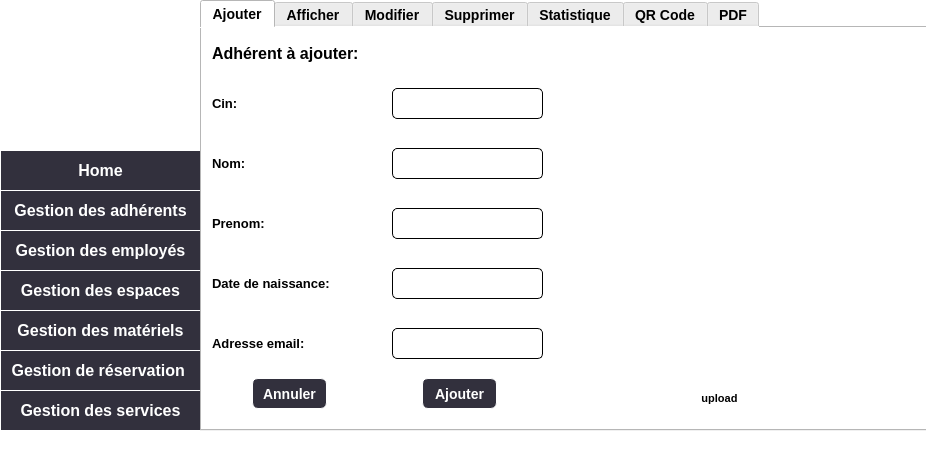
<?xml version="1.0" encoding="UTF-8"?>
<ui version="4.0">
 <class>MainWindow</class>
 <widget class="QMainWindow" name="MainWindow">
  <property name="geometry">
   <rect>
    <x>0</x>
    <y>0</y>
    <width>926</width>
    <height>470</height>
   </rect>
  </property>
  <property name="windowTitle">
   <string>MainWindow</string>
  </property>
  <property name="styleSheet">
   <string notr="true">background-color: rgb(255, 255, 255);</string>
  </property>
  <widget class="QWidget" name="centralwidget">
   <widget class="QPushButton" name="home">
    <property name="geometry">
     <rect>
      <x>0</x>
      <y>150</y>
      <width>201</width>
      <height>41</height>
     </rect>
    </property>
    <property name="cursor">
     <cursorShape>PointingHandCursor</cursorShape>
    </property>
    <property name="styleSheet">
     <string notr="true">#home {
    background-color: #32303D;
    border-style: outset;
	border-width: 1px;
    border-color: #ffffff;
    font: bold 16px;
	color:#ffffff;
	height:10px;
   	padding: 2px;
}</string>
    </property>
    <property name="text">
     <string>Home</string>
    </property>
   </widget>
   <widget class="QPushButton" name="gestion1">
    <property name="geometry">
     <rect>
      <x>0</x>
      <y>190</y>
      <width>201</width>
      <height>41</height>
     </rect>
    </property>
    <property name="cursor">
     <cursorShape>PointingHandCursor</cursorShape>
    </property>
    <property name="styleSheet">
     <string notr="true">#gestion1 {
    background-color: #32303D;
    border-style: outset;
	border-width: 1px;
    border-color: #ffffff;
    font: bold 16px;
	color:#ffffff;
	height:10px;
   	padding: 2px;
}</string>
    </property>
    <property name="text">
     <string>Gestion des adhérents</string>
    </property>
   </widget>
   <widget class="QPushButton" name="gestion2">
    <property name="geometry">
     <rect>
      <x>0</x>
      <y>230</y>
      <width>201</width>
      <height>41</height>
     </rect>
    </property>
    <property name="cursor">
     <cursorShape>PointingHandCursor</cursorShape>
    </property>
    <property name="styleSheet">
     <string notr="true">#gestion2 {
    background-color: #32303D;
    border-style: outset;
	border-width: 1px;
    border-color: #ffffff;
    font: bold 16px;
	color:#ffffff;
	height:10px;
   	padding: 2px;
}</string>
    </property>
    <property name="text">
     <string>Gestion des employés</string>
    </property>
   </widget>
   <widget class="QPushButton" name="gestion3">
    <property name="geometry">
     <rect>
      <x>0</x>
      <y>270</y>
      <width>201</width>
      <height>41</height>
     </rect>
    </property>
    <property name="cursor">
     <cursorShape>PointingHandCursor</cursorShape>
    </property>
    <property name="styleSheet">
     <string notr="true">#gestion3 {
    background-color: #32303D;
    border-style: outset;
	border-width: 1px;
    border-color: #ffffff;
    font: bold 16px;
	color:#ffffff;
	height:10px;
   	padding: 2px;
}</string>
    </property>
    <property name="text">
     <string>Gestion des espaces</string>
    </property>
   </widget>
   <widget class="QPushButton" name="gestion4">
    <property name="geometry">
     <rect>
      <x>0</x>
      <y>310</y>
      <width>201</width>
      <height>41</height>
     </rect>
    </property>
    <property name="cursor">
     <cursorShape>PointingHandCursor</cursorShape>
    </property>
    <property name="styleSheet">
     <string notr="true">#gestion4 {
    background-color: #32303D;
    border-style: outset;
	border-width: 1px;
    border-color: #ffffff;
    font: bold 16px;
	color:#ffffff;
	height:10px;
   	padding: 2px;
}</string>
    </property>
    <property name="text">
     <string>Gestion des matériels</string>
    </property>
   </widget>
   <widget class="QPushButton" name="gestion5">
    <property name="geometry">
     <rect>
      <x>0</x>
      <y>350</y>
      <width>201</width>
      <height>41</height>
     </rect>
    </property>
    <property name="cursor">
     <cursorShape>PointingHandCursor</cursorShape>
    </property>
    <property name="styleSheet">
     <string notr="true">#gestion5 {
    background-color: #32303D;
    border-style: outset;
	border-width: 1px;
    border-color: #ffffff;
    font: bold 16px;
	color:#ffffff;
	height:10px;
   	padding: 2px;
}</string>
    </property>
    <property name="text">
     <string>Gestion de réservation </string>
    </property>
   </widget>
   <widget class="QPushButton" name="gestion6">
    <property name="geometry">
     <rect>
      <x>0</x>
      <y>390</y>
      <width>201</width>
      <height>41</height>
     </rect>
    </property>
    <property name="cursor">
     <cursorShape>PointingHandCursor</cursorShape>
    </property>
    <property name="styleSheet">
     <string notr="true">#gestion6 {
    background-color: #32303D;
    border-style: outset;
	border-width: 1px;
    border-color: #ffffff;
    font: bold 16px;
	color:#ffffff;
	height:10px;
   	padding: 2px;
}</string>
    </property>
    <property name="text">
     <string>Gestion des services</string>
    </property>
   </widget>
   <widget class="QPushButton" name="logo">
    <property name="geometry">
     <rect>
      <x>-100</x>
      <y>-60</y>
      <width>361</width>
      <height>301</height>
     </rect>
    </property>
    <property name="styleSheet">
     <string notr="true">#logo {
background-color: transparent;
border-image: url(:/images/logo.png);
background: none;
border: none;
background-repeat: none;
}
</string>
    </property>
    <property name="text">
     <string/>
    </property>
   </widget>
   <widget class="QTabWidget" name="Buttons">
    <property name="geometry">
     <rect>
      <x>200</x>
      <y>0</y>
      <width>731</width>
      <height>431</height>
     </rect>
    </property>
    <property name="cursor">
     <cursorShape>ArrowCursor</cursorShape>
    </property>
    <property name="styleSheet">
     <string notr="true">#Buttons {
    font: bold 14px;
}</string>
    </property>
    <property name="currentIndex">
     <number>0</number>
    </property>
    <widget class="QWidget" name="Ajouter">
     <property name="styleSheet">
      <string notr="true">Ajouter {
    border-style: outset;
    border-width: 1px;
    border-color: #ffffff;
    font: bold 16px;
    color:#ffffff;
    height:10px;
       padding: 2px;
}</string>
     </property>
     <attribute name="title">
      <string>Ajouter</string>
     </attribute>
     <widget class="QPushButton" name="ajouter">
      <property name="geometry">
       <rect>
        <x>220</x>
        <y>350</y>
        <width>75</width>
        <height>31</height>
       </rect>
      </property>
      <property name="cursor">
       <cursorShape>PointingHandCursor</cursorShape>
      </property>
      <property name="styleSheet">
       <string notr="true">#ajouter{
    background-color: #32303D;
    border-style: outset;
    border-width: 1px;
    font: bold 14px;
    color:#ffffff;
    padding: 2px;
	border-radius:6px;
}</string>
      </property>
      <property name="text">
       <string>Ajouter</string>
      </property>
     </widget>
     <widget class="QPushButton" name="reset">
      <property name="geometry">
       <rect>
        <x>50</x>
        <y>350</y>
        <width>75</width>
        <height>31</height>
       </rect>
      </property>
      <property name="cursor">
       <cursorShape>PointingHandCursor</cursorShape>
      </property>
      <property name="styleSheet">
       <string notr="true">#reset {
    background-color: #32303D;
    border-style: outset;
    border-width: 1px;
    font: bold 14px;
    color:#ffffff;
    padding: 2px;
	border-radius:6px;
}</string>
      </property>
      <property name="text">
       <string>Annuler</string>
      </property>
     </widget>
     <widget class="QLineEdit" name="nom">
      <property name="geometry">
       <rect>
        <x>190</x>
        <y>120</y>
        <width>151</width>
        <height>31</height>
       </rect>
      </property>
      <property name="styleSheet">
       <string notr="true">border: 1px solid;
border-radius: 5px;
padding: 1px 18px 1px 3px;
min-width: 6em;
color: rgb(0, 0, 0);
font-size: 12px;
font:bold;</string>
      </property>
     </widget>
     <widget class="QLabel" name="label_24">
      <property name="geometry">
       <rect>
        <x>10</x>
        <y>240</y>
        <width>131</width>
        <height>31</height>
       </rect>
      </property>
      <property name="styleSheet">
       <string notr="true">color: rgb(0, 0, 0);
font-size: 13px;
font:bold;</string>
      </property>
      <property name="text">
       <string>Date de naissance:</string>
      </property>
     </widget>
     <widget class="QLabel" name="label_25">
      <property name="geometry">
       <rect>
        <x>10</x>
        <y>120</y>
        <width>41</width>
        <height>31</height>
       </rect>
      </property>
      <property name="styleSheet">
       <string notr="true">color: rgb(0, 0, 0);
font-size: 13px;
font:bold;</string>
      </property>
      <property name="text">
       <string>Nom:</string>
      </property>
     </widget>
     <widget class="QLineEdit" name="prenom">
      <property name="geometry">
       <rect>
        <x>190</x>
        <y>180</y>
        <width>151</width>
        <height>31</height>
       </rect>
      </property>
      <property name="styleSheet">
       <string notr="true">border: 1px solid;
border-radius: 5px;
padding: 1px 18px 1px 3px;
min-width: 6em;
color: rgb(0, 0, 0);
font-size: 12px;
font:bold;</string>
      </property>
     </widget>
     <widget class="QLabel" name="label_26">
      <property name="geometry">
       <rect>
        <x>10</x>
        <y>180</y>
        <width>61</width>
        <height>31</height>
       </rect>
      </property>
      <property name="styleSheet">
       <string notr="true">color: rgb(0, 0, 0);
font-size: 13px;
font:bold;</string>
      </property>
      <property name="text">
       <string>Prenom:</string>
      </property>
     </widget>
     <widget class="QLineEdit" name="date">
      <property name="geometry">
       <rect>
        <x>190</x>
        <y>240</y>
        <width>151</width>
        <height>31</height>
       </rect>
      </property>
      <property name="styleSheet">
       <string notr="true">border: 1px solid;
border-radius: 5px;
padding: 1px 18px 1px 3px;
min-width: 6em;
color: rgb(0, 0, 0);
font-size: 12px;
font:bold;</string>
      </property>
     </widget>
     <widget class="QLabel" name="label_27">
      <property name="geometry">
       <rect>
        <x>10</x>
        <y>60</y>
        <width>31</width>
        <height>31</height>
       </rect>
      </property>
      <property name="styleSheet">
       <string notr="true">color: rgb(0, 0, 0);
font-size: 13px;
font:bold;</string>
      </property>
      <property name="text">
       <string>Cin:</string>
      </property>
     </widget>
     <widget class="QLineEdit" name="cin">
      <property name="geometry">
       <rect>
        <x>190</x>
        <y>60</y>
        <width>151</width>
        <height>31</height>
       </rect>
      </property>
      <property name="styleSheet">
       <string notr="true">border: 1px solid;
border-radius: 5px;
padding: 1px 18px 1px 3px;
min-width: 6em;
color: rgb(0, 0, 0);
font-size: 12px;
font:bold;</string>
      </property>
     </widget>
     <widget class="QLabel" name="label_5">
      <property name="geometry">
       <rect>
        <x>10</x>
        <y>10</y>
        <width>201</width>
        <height>31</height>
       </rect>
      </property>
      <property name="styleSheet">
       <string notr="true">font-size: 16px;
color: rgb(0, 0, 0);
font:bold;</string>
      </property>
      <property name="text">
       <string>Adhérent à ajouter:</string>
      </property>
     </widget>
     <widget class="QLineEdit" name="email">
      <property name="geometry">
       <rect>
        <x>190</x>
        <y>300</y>
        <width>151</width>
        <height>31</height>
       </rect>
      </property>
      <property name="styleSheet">
       <string notr="true">border: 1px solid;
border-radius: 5px;
padding: 1px 18px 1px 3px;
min-width: 6em;
color: rgb(0, 0, 0);
font-size: 12px;
font:bold;</string>
      </property>
      <property name="text">
       <string/>
      </property>
     </widget>
     <widget class="QLabel" name="label_32">
      <property name="geometry">
       <rect>
        <x>10</x>
        <y>300</y>
        <width>131</width>
        <height>31</height>
       </rect>
      </property>
      <property name="styleSheet">
       <string notr="true">color: rgb(0, 0, 0);
font-size: 13px;
font:bold;</string>
      </property>
      <property name="text">
       <string>Adresse email:</string>
      </property>
     </widget>
     <widget class="QPushButton" name="photo">
      <property name="geometry">
       <rect>
        <x>480</x>
        <y>360</y>
        <width>75</width>
        <height>21</height>
       </rect>
      </property>
      <property name="styleSheet">
       <string notr="true">#photo{
    border-width: 1px;
    font: bold 11px;
    padding: 2px;
	border-radius:6px;
}</string>
      </property>
      <property name="text">
       <string>upload</string>
      </property>
     </widget>
     <widget class="QLabel" name="pic">
      <property name="geometry">
       <rect>
        <x>370</x>
        <y>10</y>
        <width>341</width>
        <height>331</height>
       </rect>
      </property>
      <property name="text">
       <string/>
      </property>
     </widget>
     <widget class="QPushButton" name="aff">
      <property name="geometry">
       <rect>
        <x>360</x>
        <y>0</y>
        <width>361</width>
        <height>351</height>
       </rect>
      </property>
      <property name="styleSheet">
       <string notr="true">#aff{
background-color: transparent;
background: none;
border: none;
background-repeat: none;
}</string>
      </property>
      <property name="text">
       <string/>
      </property>
     </widget>
    </widget>
    <widget class="QWidget" name="Afficher">
     <attribute name="title">
      <string>Afficher</string>
     </attribute>
     <widget class="QTableView" name="tableView">
      <property name="geometry">
       <rect>
        <x>0</x>
        <y>40</y>
        <width>721</width>
        <height>361</height>
       </rect>
      </property>
     </widget>
     <widget class="QLabel" name="label_34">
      <property name="geometry">
       <rect>
        <x>10</x>
        <y>0</y>
        <width>41</width>
        <height>31</height>
       </rect>
      </property>
      <property name="styleSheet">
       <string notr="true">color: rgb(0, 0, 0);
font-size: 13px;
font:bold;</string>
      </property>
      <property name="text">
       <string>Cin:</string>
      </property>
     </widget>
     <widget class="QLineEdit" name="rech_cin">
      <property name="geometry">
       <rect>
        <x>60</x>
        <y>0</y>
        <width>151</width>
        <height>31</height>
       </rect>
      </property>
      <property name="styleSheet">
       <string notr="true">border: 1px solid;
border-radius: 5px;
padding: 1px 18px 1px 3px;
min-width: 6em;
color: rgb(0, 0, 0);
font-size: 12px;
font:bold;</string>
      </property>
     </widget>
     <widget class="QPushButton" name="rechercher">
      <property name="geometry">
       <rect>
        <x>220</x>
        <y>0</y>
        <width>101</width>
        <height>31</height>
       </rect>
      </property>
      <property name="styleSheet">
       <string notr="true">#rechercher{
    background-color: #32303D;
    border-style: outset;
    border-width: 1px;
    font: bold 14px;
    color:#ffffff;
    padding: 2px;
	border-radius:6px;
}</string>
      </property>
      <property name="text">
       <string>Rechercher</string>
      </property>
     </widget>
     <widget class="QLabel" name="label_35">
      <property name="geometry">
       <rect>
        <x>470</x>
        <y>0</y>
        <width>91</width>
        <height>31</height>
       </rect>
      </property>
      <property name="styleSheet">
       <string notr="true">color: rgb(0, 0, 0);
font-size: 13px;
font:bold;</string>
      </property>
      <property name="text">
       <string>Trier par:</string>
      </property>
     </widget>
     <widget class="QComboBox" name="tri">
      <property name="geometry">
       <rect>
        <x>540</x>
        <y>0</y>
        <width>181</width>
        <height>31</height>
       </rect>
      </property>
      <property name="styleSheet">
       <string notr="true">border: 1px solid;
border-radius: 5px;
color: rgb(0, 0, 0);
font-size: 12px;
font:bold;</string>
      </property>
      <item>
       <property name="text">
        <string>------------------------------</string>
       </property>
      </item>
      <item>
       <property name="text">
        <string>cin par ordre croissant</string>
       </property>
      </item>
      <item>
       <property name="text">
        <string>cin par ordre decroissant</string>
       </property>
      </item>
      <item>
       <property name="text">
        <string>nom par ordre croissant</string>
       </property>
      </item>
      <item>
       <property name="text">
        <string>nom par ordre decroissant</string>
       </property>
      </item>
     </widget>
    </widget>
    <widget class="QWidget" name="Modifier">
     <attribute name="title">
      <string>Modifier</string>
     </attribute>
     <widget class="QLabel" name="label_28">
      <property name="geometry">
       <rect>
        <x>10</x>
        <y>60</y>
        <width>31</width>
        <height>31</height>
       </rect>
      </property>
      <property name="styleSheet">
       <string notr="true">color: rgb(0, 0, 0);
font-size: 13px;
font:bold;</string>
      </property>
      <property name="text">
       <string>Cin:</string>
      </property>
     </widget>
     <widget class="QLabel" name="label_29">
      <property name="geometry">
       <rect>
        <x>10</x>
        <y>120</y>
        <width>41</width>
        <height>31</height>
       </rect>
      </property>
      <property name="styleSheet">
       <string notr="true">color: rgb(0, 0, 0);
font-size: 13px;
font:bold;</string>
      </property>
      <property name="text">
       <string>Nom: </string>
      </property>
     </widget>
     <widget class="QLabel" name="label_30">
      <property name="geometry">
       <rect>
        <x>10</x>
        <y>180</y>
        <width>61</width>
        <height>31</height>
       </rect>
      </property>
      <property name="styleSheet">
       <string notr="true">color: rgb(0, 0, 0);
font-size: 13px;
font:bold;</string>
      </property>
      <property name="text">
       <string>Prenom:</string>
      </property>
     </widget>
     <widget class="QLabel" name="label_31">
      <property name="geometry">
       <rect>
        <x>10</x>
        <y>240</y>
        <width>131</width>
        <height>31</height>
       </rect>
      </property>
      <property name="styleSheet">
       <string notr="true">color: rgb(0, 0, 0);
font-size: 13px;
font:bold;</string>
      </property>
      <property name="text">
       <string>Date de naissance:</string>
      </property>
     </widget>
     <widget class="QLineEdit" name="mod_nom">
      <property name="geometry">
       <rect>
        <x>190</x>
        <y>120</y>
        <width>151</width>
        <height>31</height>
       </rect>
      </property>
      <property name="styleSheet">
       <string notr="true">border: 1px solid;
border-radius: 5px;
padding: 1px 18px 1px 3px;
min-width: 6em;
color: rgb(0, 0, 0);
font-size: 12px;
font:bold;</string>
      </property>
     </widget>
     <widget class="QLineEdit" name="mod_pren">
      <property name="geometry">
       <rect>
        <x>190</x>
        <y>180</y>
        <width>151</width>
        <height>31</height>
       </rect>
      </property>
      <property name="styleSheet">
       <string notr="true">border: 1px solid;
border-radius: 5px;
padding: 1px 18px 1px 3px;
min-width: 6em;
color: rgb(0, 0, 0);
font-size: 12px;
font:bold;</string>
      </property>
     </widget>
     <widget class="QLineEdit" name="mod_date">
      <property name="geometry">
       <rect>
        <x>190</x>
        <y>240</y>
        <width>151</width>
        <height>31</height>
       </rect>
      </property>
      <property name="styleSheet">
       <string notr="true">border: 1px solid;
border-radius: 5px;
padding: 1px 18px 1px 3px;
min-width: 6em;
color: rgb(0, 0, 0);
font-size: 12px;
font:bold;</string>
      </property>
     </widget>
     <widget class="QPushButton" name="modifier">
      <property name="geometry">
       <rect>
        <x>220</x>
        <y>350</y>
        <width>75</width>
        <height>31</height>
       </rect>
      </property>
      <property name="cursor">
       <cursorShape>PointingHandCursor</cursorShape>
      </property>
      <property name="styleSheet">
       <string notr="true">#modifier{
    background-color: #32303D;
    border-style: outset;
    border-width: 1px;
    font: bold 14px;
    color:#ffffff;
    padding: 2px;
	border-radius:6px;
}</string>
      </property>
      <property name="text">
       <string>Modifier</string>
      </property>
     </widget>
     <widget class="QPushButton" name="reset_2">
      <property name="geometry">
       <rect>
        <x>50</x>
        <y>350</y>
        <width>75</width>
        <height>31</height>
       </rect>
      </property>
      <property name="cursor">
       <cursorShape>PointingHandCursor</cursorShape>
      </property>
      <property name="styleSheet">
       <string notr="true">#reset_2 {
    background-color: #32303D;
    border-style: outset;
    border-width: 1px;
    font: bold 14px;
    color:#ffffff;
    padding: 2px;
	border-radius:6px;
}</string>
      </property>
      <property name="text">
       <string>Annuler</string>
      </property>
     </widget>
     <widget class="QLabel" name="label_4">
      <property name="geometry">
       <rect>
        <x>10</x>
        <y>10</y>
        <width>201</width>
        <height>31</height>
       </rect>
      </property>
      <property name="styleSheet">
       <string notr="true">font-size: 16px;
color: rgb(0, 0, 0);
font:bold;</string>
      </property>
      <property name="text">
       <string>Adhérent à modifier:</string>
      </property>
     </widget>
     <widget class="QLabel" name="label_33">
      <property name="geometry">
       <rect>
        <x>10</x>
        <y>300</y>
        <width>131</width>
        <height>31</height>
       </rect>
      </property>
      <property name="styleSheet">
       <string notr="true">color: rgb(0, 0, 0);
font-size: 13px;
font:bold;</string>
      </property>
      <property name="text">
       <string>Adresse email:</string>
      </property>
     </widget>
     <widget class="QLineEdit" name="mod_email">
      <property name="geometry">
       <rect>
        <x>190</x>
        <y>300</y>
        <width>151</width>
        <height>31</height>
       </rect>
      </property>
      <property name="styleSheet">
       <string notr="true">border: 1px solid;
border-radius: 5px;
padding: 1px 18px 1px 3px;
min-width: 6em;
color: rgb(0, 0, 0);
font-size: 12px;
font:bold;</string>
      </property>
      <property name="text">
       <string/>
      </property>
     </widget>
     <widget class="QComboBox" name="mod_cin">
      <property name="geometry">
       <rect>
        <x>190</x>
        <y>60</y>
        <width>151</width>
        <height>31</height>
       </rect>
      </property>
      <property name="styleSheet">
       <string notr="true">border: 1px solid;
border-radius: 5px;
color: rgb(0, 0, 0);
font-size: 12px;
font:bold;</string>
      </property>
     </widget>
    </widget>
    <widget class="QWidget" name="Supprimer">
     <attribute name="title">
      <string>Supprimer</string>
     </attribute>
     <widget class="QPushButton" name="supprimer">
      <property name="geometry">
       <rect>
        <x>260</x>
        <y>70</y>
        <width>91</width>
        <height>31</height>
       </rect>
      </property>
      <property name="styleSheet">
       <string notr="true">#supprimer{
    background-color: #32303D;
    border-style: outset;
    border-width: 1px;
    font: bold 14px;
    color:#ffffff;
    padding: 2px;
	border-radius:6px;
}</string>
      </property>
      <property name="text">
       <string>Supprimer</string>
      </property>
     </widget>
     <widget class="QLabel" name="label">
      <property name="geometry">
       <rect>
        <x>6</x>
        <y>80</y>
        <width>61</width>
        <height>20</height>
       </rect>
      </property>
      <property name="styleSheet">
       <string notr="true">color: rgb(0, 0, 0);
font-size: 13px;
font:bold;</string>
      </property>
      <property name="text">
       <string>Cin:</string>
      </property>
     </widget>
     <widget class="QLabel" name="label_3">
      <property name="geometry">
       <rect>
        <x>10</x>
        <y>20</y>
        <width>201</width>
        <height>31</height>
       </rect>
      </property>
      <property name="styleSheet">
       <string notr="true">font-size: 16px;
color: rgb(0, 0, 0);
font:bold;</string>
      </property>
      <property name="text">
       <string>Adhérent à supprimer:</string>
      </property>
     </widget>
     <widget class="QComboBox" name="cin_supp">
      <property name="geometry">
       <rect>
        <x>80</x>
        <y>70</y>
        <width>151</width>
        <height>31</height>
       </rect>
      </property>
      <property name="styleSheet">
       <string notr="true">border: 1px solid;
border-radius: 5px;
color: rgb(0, 0, 0);
font-size: 12px;
font:bold;</string>
      </property>
     </widget>
    </widget>
    <widget class="QWidget" name="Statistique">
     <attribute name="title">
      <string>Statistique</string>
     </attribute>
    </widget>
    <widget class="QWidget" name="QRCode">
     <attribute name="title">
      <string>QR Code</string>
     </attribute>
     <widget class="QGraphicsView" name="qrview">
      <property name="geometry">
       <rect>
        <x>300</x>
        <y>20</y>
        <width>401</width>
        <height>371</height>
       </rect>
      </property>
     </widget>
     <widget class="QComboBox" name="cin_qr">
      <property name="geometry">
       <rect>
        <x>94</x>
        <y>70</y>
        <width>151</width>
        <height>31</height>
       </rect>
      </property>
      <property name="styleSheet">
       <string notr="true">border: 1px solid;
border-radius: 5px;
color: rgb(0, 0, 0);
font-size: 12px;
font:bold;</string>
      </property>
     </widget>
     <widget class="QLabel" name="label_2">
      <property name="geometry">
       <rect>
        <x>20</x>
        <y>80</y>
        <width>61</width>
        <height>20</height>
       </rect>
      </property>
      <property name="styleSheet">
       <string notr="true">color: rgb(0, 0, 0);
font-size: 13px;
font:bold;</string>
      </property>
      <property name="text">
       <string>Cin:</string>
      </property>
     </widget>
     <widget class="QLabel" name="label_6">
      <property name="geometry">
       <rect>
        <x>10</x>
        <y>20</y>
        <width>201</width>
        <height>31</height>
       </rect>
      </property>
      <property name="styleSheet">
       <string notr="true">font-size: 16px;
color: rgb(0, 0, 0);
font:bold;</string>
      </property>
      <property name="text">
       <string>QR Code Generator :</string>
      </property>
     </widget>
    </widget>
    <widget class="QWidget" name="PDF">
     <attribute name="title">
      <string>PDF</string>
     </attribute>
     <widget class="QPushButton" name="pdf">
      <property name="geometry">
       <rect>
        <x>320</x>
        <y>70</y>
        <width>121</width>
        <height>31</height>
       </rect>
      </property>
      <property name="styleSheet">
       <string notr="true">#pdf{
    background-color: #32303D;
    border-style: outset;
    border-width: 1px;
    font: bold 14px;
    color:#ffffff;
    padding: 2px;
	border-radius:6px;
}</string>
      </property>
      <property name="text">
       <string>Generer PDF</string>
      </property>
     </widget>
     <widget class="QComboBox" name="cin_pdf">
      <property name="geometry">
       <rect>
        <x>90</x>
        <y>70</y>
        <width>151</width>
        <height>31</height>
       </rect>
      </property>
      <property name="styleSheet">
       <string notr="true">border: 1px solid;
border-radius: 5px;
color: rgb(0, 0, 0);
font-size: 12px;
font:bold;</string>
      </property>
     </widget>
     <widget class="QLabel" name="label_7">
      <property name="geometry">
       <rect>
        <x>16</x>
        <y>79</y>
        <width>61</width>
        <height>21</height>
       </rect>
      </property>
      <property name="styleSheet">
       <string notr="true">color: rgb(0, 0, 0);
font-size: 13px;
font:bold;</string>
      </property>
      <property name="text">
       <string>Cin:</string>
      </property>
     </widget>
     <widget class="QLabel" name="label_8">
      <property name="geometry">
       <rect>
        <x>10</x>
        <y>20</y>
        <width>201</width>
        <height>31</height>
       </rect>
      </property>
      <property name="styleSheet">
       <string notr="true">font-size: 16px;
color: rgb(0, 0, 0);
font:bold;</string>
      </property>
      <property name="text">
       <string>PDF Generator :</string>
      </property>
     </widget>
     <widget class="QTableView" name="pdfview">
      <property name="geometry">
       <rect>
        <x>20</x>
        <y>120</y>
        <width>671</width>
        <height>51</height>
       </rect>
      </property>
     </widget>
    </widget>
   </widget>
   <zorder>logo</zorder>
   <zorder>home</zorder>
   <zorder>gestion1</zorder>
   <zorder>gestion2</zorder>
   <zorder>gestion3</zorder>
   <zorder>gestion4</zorder>
   <zorder>gestion5</zorder>
   <zorder>gestion6</zorder>
   <zorder>Buttons</zorder>
  </widget>
  <widget class="QMenuBar" name="menubar">
   <property name="geometry">
    <rect>
     <x>0</x>
     <y>0</y>
     <width>926</width>
     <height>22</height>
    </rect>
   </property>
  </widget>
  <widget class="QStatusBar" name="statusbar"/>
 </widget>
 <resources/>
 <connections/>
</ui>
